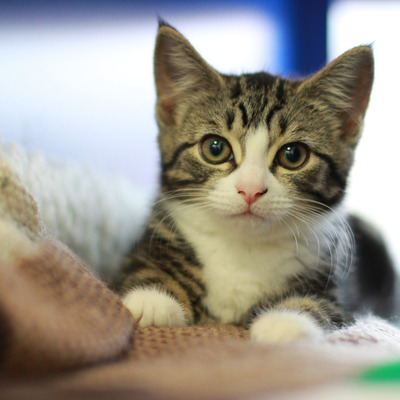
#> input picture Udacity_IntrotoCV/L2/cat.jpg, 400 x 400 px
$ jupyter execute 'Lesson 2A-L1.ipynb'   (shell and % lines are left out)
#> lines starting #> are read from the running program, lines starting #| are printed output that depends on the picture
[cell 1]
import cv2
import numpy as np
import matplotlib.pyplot as plt

img = cv2.imread('./cat.jpg')
#> img is the input picture: shape (400, 400, 3); mean B, G, R 140.7, 150.6, 155.2
img = cv2.cvtColor(img, cv2.COLOR_BGR2RGB)

plt.imshow(img)

Note: You need "%matplotlib inline" to show the inline images here. Also opencv reads images in BGR order, so you want to convert color images to RGB for display with cv2.cvtColor(img, cv2.COLOR_BGR2RGB)

[cell 2]
imgreen = img[:,:,1]
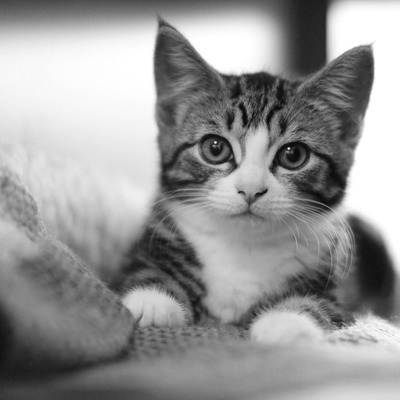
#> imgreen: shape (400, 400); min 8, max 255, mean 150.6

plt.imshow(imgreen, cmap='gray')

plt.plot([1, 512], [256, 256], 'red')
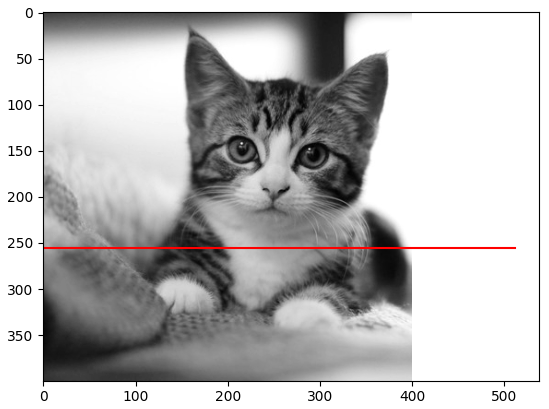
#> figure drawn by matplotlib, 1 panel

Note: In python, arrays start with ZERO not ONE like Matlab so 1 is green, not 2 (0=red, 1=green, 2=blue). Also note that matplotlib needs you to tell it to use a gray color palate here.

[cell 3]
plt.plot(imgreen[256,:])
#> figure, not shown here; curve peaks at x = 399, y = 253

[cell 4]
print(img.shape)
#| (400, 400, 3)
print(img.dtype)
#| uint8

Note: In open cv its img.shape instead of size(img) and img.dtype instead of class(img)

[cell 5]
print(img[50,100])
#| [245 250 255]
print(img[50,:])
#> (printed output is left out)

[cell 6]
cropped = img[110:310, 10:160]
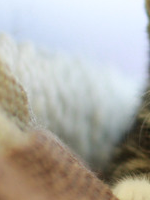
#> cropped: shape (200, 150, 3); mean R, G, B 176.4, 174.8, 169.2
plt.imshow(cropped)
print(cropped.shape)
#| (200, 150, 3)

Note: Python ranges are NOT inclusive of the last value like Matlab is.

[cell 7]
dolphin = cv2.imread('dolphin.png').astype('uint16')
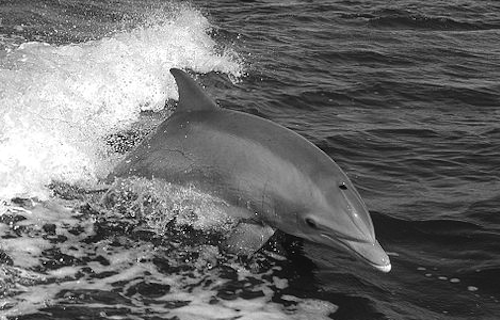
#> input picture Udacity_IntrotoCV/L2/dolphin.png, 500 x 320 px
#> dolphin: shape (320, 500, 3) uint16; min 0, max 255, mean 109.1
bicycle = cv2.imread('bicycle.png').astype('uint16')
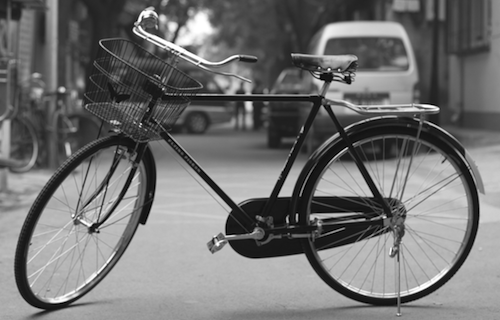
#> input picture Udacity_IntrotoCV/L2/bicycle.png, 500 x 320 px
#> bicycle: shape (320, 500, 3) uint16; min 0, max 255, mean 114.2

def clipimshow(img16):
    plt.imshow(img16.clip(0,255).astype('uint8'))

summed = dolphin + bicycle
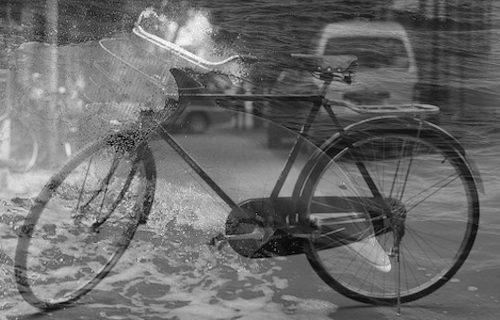
#> summed: shape (320, 500, 3) uint16; min 16, max 509, mean 223.2; drawn with min black and max white
clipimshow(summed)
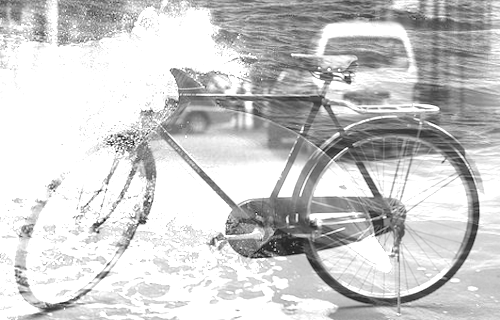
#> shown: shape (320, 500, 3); min 16, max 255, mean 203

Note: Numpy arrays are different than matlab arrays in that they use modulo arithmitic, so that means that in type uint8 where the maxval is 255, numpy will treat 200 + 100 = 45. Matlab will "clip" so that 200 + 100 = 255. To achieve the same result as matlab with numpy addition, you need to increase the max value by converting to a larger type, in this case uint16 which has 16 bits instead of 8. With this, we can add the two numbers, and then clip manually after and return to uint8.

OpenCV makes this a bit easier by providing a helper: cv2.add so instead of all that, we could do cv2.add(dolphin,bicycle)

[cell 8]
average = dolphin / 2 + bicycle / 2
clipimshow(average)

[cell 9]
def scale(img, value):
#> called with value = 1.5
    return img * value

clipimshow(scale(dolphin, 1.5))
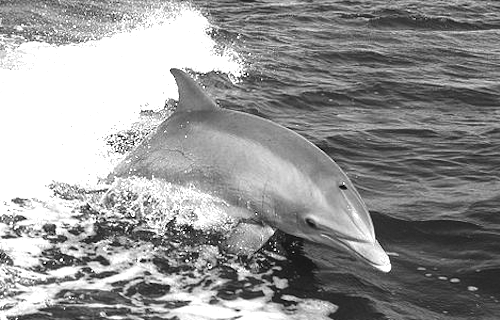
#> shown: shape (320, 500, 3); min 0, max 255, mean 150.1

[cell 10]
def blend(im1, im2, alpha):
#> called with alpha = 0.85
    return im1 * alpha + im2 * (1 - alpha)

clipimshow(blend(dolphin, bicycle, 0.85))

[cell 11]
clipimshow(np.absolute(bicycle.astype('int16') - dolphin.astype('int16')))
#> in clipimshow (call 5), `plt.imshow(img16.clip(0,255).astype('uint8'))`:
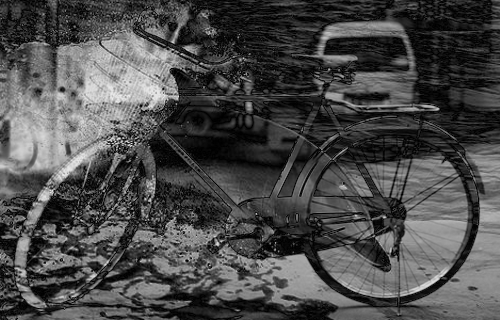
#> img16: shape (320, 500, 3) int16; min 0, max 237, mean 74.5

[cell 12]
plt.imshow(cv2.absdiff(bicycle.astype('uint8'), dolphin.astype('uint8')))

[cell 13]
noise = np.random.normal(0,1,10000)

plt.hist(noise, np.linspace(-3, 3, 21))
#> figure, not shown here; tallest bar 1238 high, from x = -0.3 to 0

[cell 14]
noise = np.random.rand(10000)

plt.hist(noise, np.linspace(-3, 3, 21))
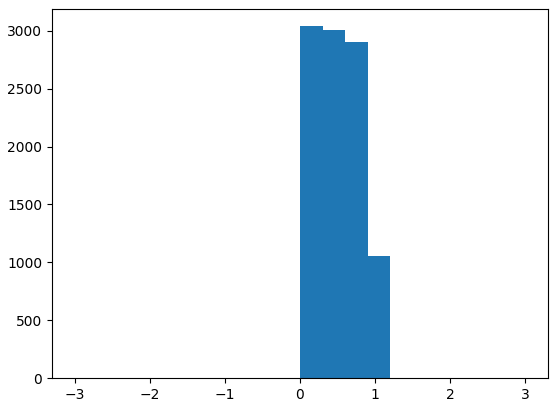
#> figure drawn by matplotlib, 1 panel; tallest bar 3039 high, from x = 0 to 0.3
